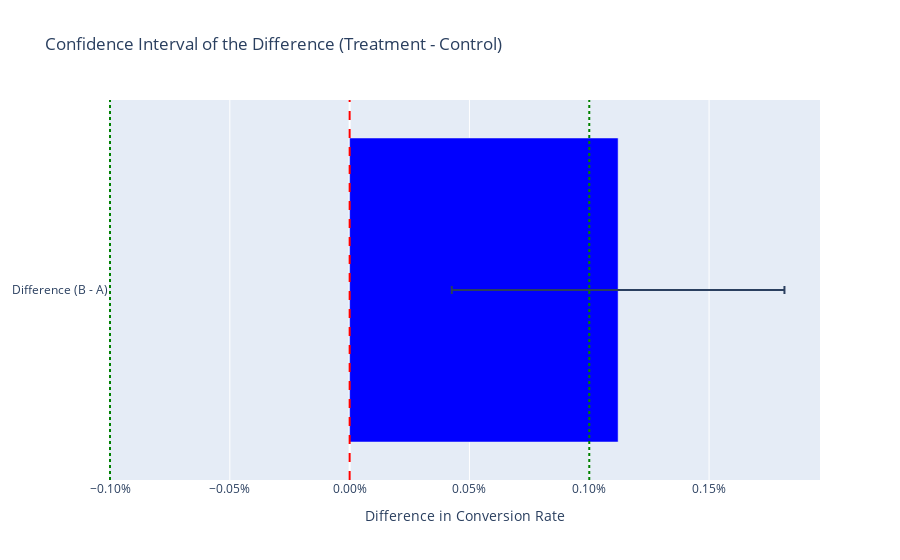

The cell this chart's notebook holds for it:
### Markdown cell above
### Scenario 7: Very Low Conversion Rate
- **Setup:** 0.5% control CVR. We want to detect a 20% relative lift (to 0.6%).
- **Expected:** Requires *much* larger sample sizes.

### Code cell
baseline_low = 0.005
mde_abs_low = 0.001 # 0.6% - 0.5%

sample_size_low = calculator.calculate_sample_size(
    baseline_rate=baseline_low, 
    mde_absolute=mde_abs_low
)
print(f"Required sample size for low CVR test: {sample_size_low:,}")

c_a, n_a = utils.generate_synthetic_data(sample_size_low, baseline_low)
c_b, n_b = utils.generate_synthetic_data(sample_size_low, baseline_low + mde_abs_low)
run_and_print_analysis("7. Low CVR Test", n_a, n_b, c_a, c_b, mde_abs=mde_abs_low)

### Figure 1 — Plotly figure (JSON) as saved in the notebook; plotly's stock layout.template omitted (floating-point values rounded to 4 significant figures)
{"data": [{"error_x": {"array": [0.0006941], "arrayminus": [0.0006942], "symmetric": false, "type": "data"}, "marker": {"color": "blue"}, "name": "95% Confidence Interval", "orientation": "h", "type": "bar", "x": [0.00112], "y": ["Difference (B - A)"]}], "layout": {"shapes": [{"line": {"color": "red", "dash": "dash"}, "name": "No Effect (0.0)", "type": "line", "x0": 0, "x1": 0, "xref": "x", "y0": 0, "y1": 1, "yref": "y domain"}, {"line": {"color": "green", "dash": "dot"}, "name": "MDE (+0.1%)", "type": "line", "x0": 0.001, "x1": 0.001, "xref": "x", "y0": 0, "y1": 1, "yref": "y domain"}, {"line": {"color": "green", "dash": "dot"}, "name": "MDE (-0.1%)", "type": "line", "x0": -0.001, "x1": -0.001, "xref": "x", "y0": 0, "y1": 1, "yref": "y domain"}], "title": {"text": "Confidence Interval of the Difference (Treatment - Control)"}, "xaxis": {"tickformat": ",.2%", "title": {"text": "Difference in Conversion Rate"}}}}
